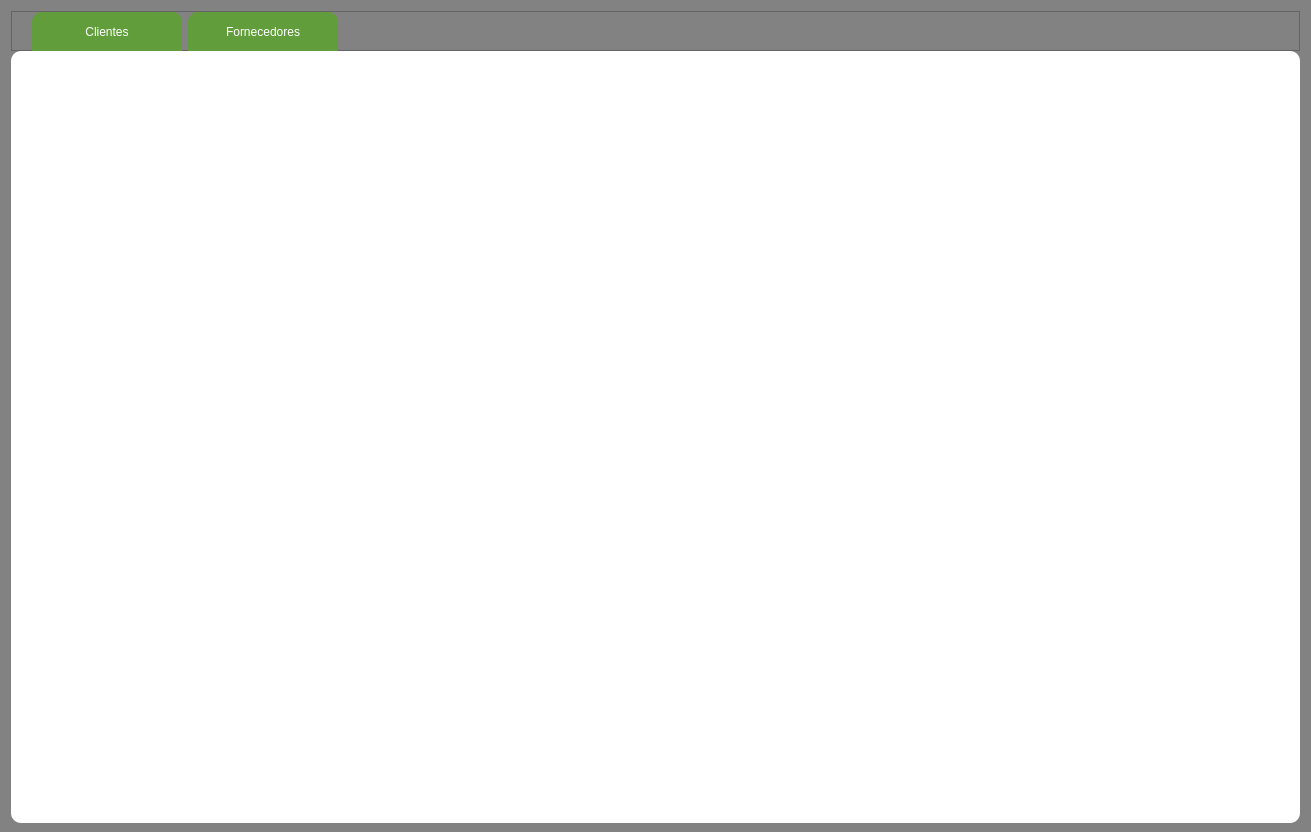
<?xml version="1.0" encoding="UTF-8"?>
<ui version="4.0">
 <class>Form</class>
 <widget class="QWidget" name="Form">
  <property name="geometry">
   <rect>
    <x>0</x>
    <y>0</y>
    <width>1311</width>
    <height>832</height>
   </rect>
  </property>
  <property name="sizePolicy">
   <sizepolicy hsizetype="Expanding" vsizetype="Expanding">
    <horstretch>0</horstretch>
    <verstretch>0</verstretch>
   </sizepolicy>
  </property>
  <property name="windowTitle">
   <string>Form</string>
  </property>
  <property name="styleSheet">
   <string notr="true">background-color: rgb(130, 130, 130);</string>
  </property>
  <layout class="QGridLayout" name="gridLayout">
   <property name="bottomMargin">
    <number>9</number>
   </property>
   <property name="verticalSpacing">
    <number>0</number>
   </property>
   <item row="0" column="0">
    <widget class="QFrame" name="nav_bar">
     <property name="minimumSize">
      <size>
       <width>0</width>
       <height>40</height>
      </size>
     </property>
     <property name="maximumSize">
      <size>
       <width>16777215</width>
       <height>40</height>
      </size>
     </property>
     <property name="styleSheet">
      <string notr="true">QPushButton{
	background-color: rgb(97, 157, 58);
	border-top-left-radius: 10px;
	border-top-right-radius: 10px;
	color: white;
	font: 13pt &quot;Roboto&quot;;
}

QPushButton:hover{
	background-color: rgb(107, 172, 63)
}

QPushButton:pressed{
	background-color: rgb(89, 143, 53)
}</string>
     </property>
     <property name="frameShape">
      <enum>QFrame::StyledPanel</enum>
     </property>
     <property name="frameShadow">
      <enum>QFrame::Raised</enum>
     </property>
     <layout class="QHBoxLayout" name="horizontalLayout">
      <property name="leftMargin">
       <number>20</number>
      </property>
      <property name="topMargin">
       <number>0</number>
      </property>
      <property name="rightMargin">
       <number>0</number>
      </property>
      <property name="bottomMargin">
       <number>0</number>
      </property>
      <item>
       <widget class="QPushButton" name="clientes_2">
        <property name="minimumSize">
         <size>
          <width>150</width>
          <height>40</height>
         </size>
        </property>
        <property name="maximumSize">
         <size>
          <width>150</width>
          <height>40</height>
         </size>
        </property>
        <property name="styleSheet">
         <string notr="true"/>
        </property>
        <property name="text">
         <string>Clientes</string>
        </property>
       </widget>
      </item>
      <item>
       <widget class="QPushButton" name="fornecedores">
        <property name="minimumSize">
         <size>
          <width>150</width>
          <height>40</height>
         </size>
        </property>
        <property name="maximumSize">
         <size>
          <width>150</width>
          <height>40</height>
         </size>
        </property>
        <property name="text">
         <string>Fornecedores</string>
        </property>
       </widget>
      </item>
      <item>
       <spacer name="horizontalSpacer">
        <property name="orientation">
         <enum>Qt::Horizontal</enum>
        </property>
        <property name="sizeHint" stdset="0">
         <size>
          <width>40</width>
          <height>20</height>
         </size>
        </property>
       </spacer>
      </item>
     </layout>
    </widget>
   </item>
   <item row="1" column="0">
    <widget class="QWidget" name="conteudo_principal" native="true">
     <property name="styleSheet">
      <string notr="true">background-color: rgb(255, 255, 255);
border-radius: 10px;</string>
     </property>
     <layout class="QVBoxLayout" name="verticalLayout">
      <item>
       <widget class="QStackedWidget" name="navegacao">
        <property name="currentIndex">
         <number>2</number>
        </property>
        <widget class="QWidget" name="home"/>
        <widget class="QWidget" name="clientes"/>
        <widget class="QWidget" name="fornecedore"/>
       </widget>
      </item>
     </layout>
    </widget>
   </item>
  </layout>
 </widget>
 <resources/>
 <connections/>
</ui>
